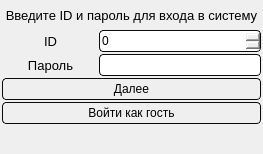
<?xml version="1.0" encoding="UTF-8"?>
<ui version="4.0">
 <class>FormForLogin</class>
 <widget class="QWidget" name="FormForLogin">
  <property name="geometry">
   <rect>
    <x>0</x>
    <y>0</y>
    <width>263</width>
    <height>154</height>
   </rect>
  </property>
  <property name="windowTitle">
   <string>Вход</string>
  </property>
  <layout class="QVBoxLayout" name="verticalLayout">
   <property name="spacing">
    <number>2</number>
   </property>
   <property name="leftMargin">
    <number>2</number>
   </property>
   <property name="topMargin">
    <number>2</number>
   </property>
   <property name="rightMargin">
    <number>2</number>
   </property>
   <property name="bottomMargin">
    <number>2</number>
   </property>
   <item>
    <widget class="QLabel" name="label">
     <property name="font">
      <font>
       <pointsize>10</pointsize>
      </font>
     </property>
     <property name="layoutDirection">
      <enum>Qt::LeftToRight</enum>
     </property>
     <property name="text">
      <string>Введите ID и пароль для входа в систему</string>
     </property>
     <property name="alignment">
      <set>Qt::AlignCenter</set>
     </property>
    </widget>
   </item>
   <item>
    <layout class="QHBoxLayout" name="horizontalLayout">
     <property name="spacing">
      <number>0</number>
     </property>
     <item>
      <widget class="QLabel" name="label_2">
       <property name="font">
        <font>
         <pointsize>10</pointsize>
        </font>
       </property>
       <property name="text">
        <string>ID</string>
       </property>
       <property name="alignment">
        <set>Qt::AlignCenter</set>
       </property>
      </widget>
     </item>
     <item>
      <widget class="QSpinBox" name="id">
       <property name="sizePolicy">
        <sizepolicy hsizetype="Fixed" vsizetype="Fixed">
         <horstretch>0</horstretch>
         <verstretch>0</verstretch>
        </sizepolicy>
       </property>
       <property name="minimumSize">
        <size>
         <width>133</width>
         <height>0</height>
        </size>
       </property>
       <property name="styleSheet">
        <string notr="true">
border-radius : 4px;
border: 1px solid;
border-color: rgb(11, 11, 11);
height:20;
width:144;
background-color: qlineargradient(x1: 0, y1: 0, x2: 0, y2: 1,
                                      stop: 0 #dadbde, stop: 1 #f6f7fa);
</string>
       </property>
       <property name="maximum">
        <number>1000</number>
       </property>
      </widget>
     </item>
    </layout>
   </item>
   <item>
    <layout class="QHBoxLayout" name="horizontalLayout_2">
     <property name="spacing">
      <number>0</number>
     </property>
     <item>
      <widget class="QLabel" name="label_3">
       <property name="font">
        <font>
         <pointsize>10</pointsize>
        </font>
       </property>
       <property name="text">
        <string>Пароль</string>
       </property>
       <property name="alignment">
        <set>Qt::AlignCenter</set>
       </property>
      </widget>
     </item>
     <item>
      <widget class="QLineEdit" name="password">
       <property name="sizePolicy">
        <sizepolicy hsizetype="Fixed" vsizetype="Fixed">
         <horstretch>0</horstretch>
         <verstretch>0</verstretch>
        </sizepolicy>
       </property>
       <property name="styleSheet">
        <string notr="true">
border-radius : 4px;
border: 1px solid;
border-color: rgb(11, 11, 11);
height:20;
width:160;
background-color: qlineargradient(x1: 0, y1: 0, x2: 0, y2: 1,
                                      stop: 0 #dadbde, stop: 1 #f6f7fa);
</string>
       </property>
       <property name="echoMode">
        <enum>QLineEdit::Password</enum>
       </property>
      </widget>
     </item>
    </layout>
   </item>
   <item>
    <widget class="QPushButton" name="ok">
     <property name="styleSheet">
      <string notr="true">QPushButton
{ 
border-radius : 4px;
border: 1px solid;
border-color: rgb(11, 11, 11);
height:20;
width:140;
background-color: qlineargradient(x1: 0, y1: 0, x2: 0, y2: 1,
                                      stop: 0 #dadbde, stop: 1 #f6f7fa);
}
QPushButton::pressed {
    background-color:qlineargradient(x1: 0, y1: 0, x2: 0, y2: 1,
                                      stop: 0 rgb(251, 252, 255), stop: 1 #f6f7fa);
}</string>
     </property>
     <property name="text">
      <string>Далее</string>
     </property>
    </widget>
   </item>
   <item>
    <widget class="QPushButton" name="button_for_guest">
     <property name="styleSheet">
      <string notr="true">QPushButton
{ 
border-radius : 4px;
border: 1px solid;
border-color: rgb(11, 11, 11);
height:20;
width:140;
background-color: qlineargradient(x1: 0, y1: 0, x2: 0, y2: 1,
                                      stop: 0 #dadbde, stop: 1 #f6f7fa);
}
QPushButton::pressed {
    background-color:qlineargradient(x1: 0, y1: 0, x2: 0, y2: 1,
                                      stop: 0 rgb(251, 252, 255), stop: 1 #f6f7fa);
}</string>
     </property>
     <property name="text">
      <string>Войти как гость</string>
     </property>
    </widget>
   </item>
   <item>
    <widget class="QLabel" name="error">
     <property name="enabled">
      <bool>true</bool>
     </property>
     <property name="text">
      <string/>
     </property>
    </widget>
   </item>
  </layout>
 </widget>
 <resources/>
 <connections/>
</ui>
